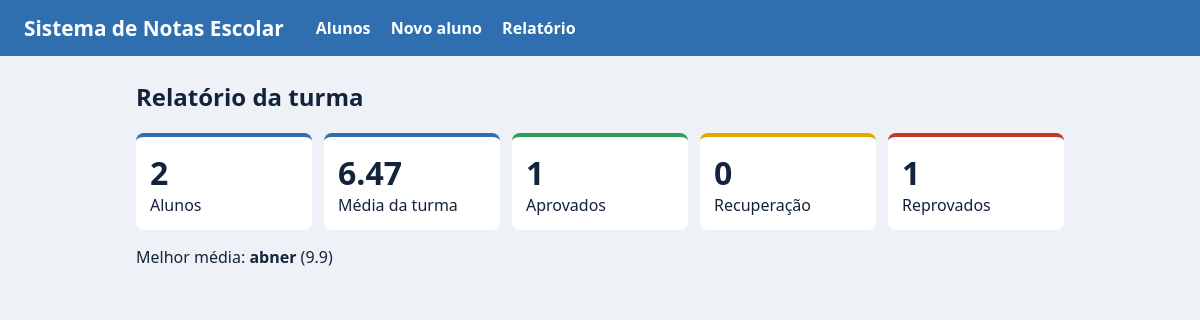
Page /relatorio on the earlier database version.
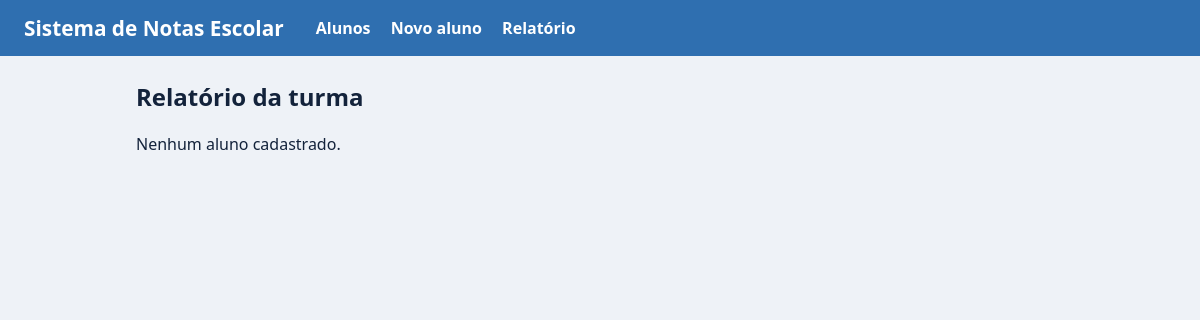
Same page on the later database version.
### tables this page shows
CREATE TABLE alunos (
            id    INTEGER PRIMARY KEY AUTOINCREMENT,
            nome  TEXT NOT NULL,
            nota1 REAL NOT NULL,
            nota2 REAL NOT NULL
        );

### app.py (the view)
@app.route("/relatorio")
def relatorio():
    alunos = preparar(banco.listar_alunos())
    soma_medias = 0
    aprovados = 0
    recuperacao = 0
    reprovados = 0
    melhor = None
    for aluno in alunos:
        soma_medias += aluno["media"]
        if aluno["situacao"] == "Aprovado":
            aprovados += 1
        elif aluno["situacao"] == "Recuperação":
            recuperacao += 1
        else:
            reprovados += 1
        if melhor is None or aluno["media"] > melhor["media"]:
            melhor = aluno
    dados = {
        "total": len(alunos),
        "media_turma": soma_medias / len(alunos) if len(alunos) > 0 else 0,
        "aprovados": aprovados,
        "recuperacao": recuperacao,
        "reprovados": reprovados,
        "melhor": melhor,
    }
    return render_template("relatorio.html", dados=dados)

### app.py (called while the page is built)
def preparar(alunos):
    lista = []
    for id_aluno, nome, nota1, nota2 in alunos:
        media = utilidades.calcular_media(nota1, nota2)
        lista.append({
            "id": id_aluno,
            "nome": nome,
            "nota1": nota1,
            "nota2": nota2,
            "media": media,
            "situacao": utilidades.situacao(media),
            "classe": CLASSES[utilidades.situacao(media)],
        })
    return lista

### banco.py (called while the page is built)
def conectar():
    return sqlite3.connect(CAMINHO_BANCO)

def listar_alunos():
    conn = conectar()
    linhas = conn.execute(
        "SELECT id, nome, nota1, nota2 FROM alunos ORDER BY nome"
    ).fetchall()
    conn.close()
    return linhas

### utilidades.py (called while the page is built)
def calcular_media(nota1, nota2):
    return (nota1 + nota2) / 2

def situacao(media):
    if media >= 7:
        return "Aprovado"
    elif media >= 5:
        return "Recuperação"
    else:
        return "Reprovado"

### templates/relatorio.html
{% extends "base.html" %}
{% block conteudo %}
<h2>Relatório da turma</h2>
{% if dados.total == 0 %}
  <p>Nenhum aluno cadastrado.</p>
{% else %}
  <div class="cartoes">
    <div class="cartao"><span>{{ dados.total }}</span>Alunos</div>
    <div class="cartao"><span>{{ "%.2f"|format(dados.media_turma) }}</span>Média da turma</div>
    <div class="cartao aprovado"><span>{{ dados.aprovados }}</span>Aprovados</div>
    <div class="cartao recuperacao"><span>{{ dados.recuperacao }}</span>Recuperação</div>
    <div class="cartao reprovado"><span>{{ dados.reprovados }}</span>Reprovados</div>
  </div>
  <p>Melhor média: <strong>{{ dados.melhor.nome }}</strong> ({{ "%.1f"|format(dados.melhor.media) }})</p>
{% endif %}
{% endblock %}

Differences in the rows shown:
removed alunos: melhor.nome "abner"
Other differences:
{{ dados.total }}: "2" → (not shown)
{{ "%.2f"|format(dados.media_turma) }}: "6.47" → (not shown)
{{ dados.aprovados }}: "1" → (not shown)
{{ dados.recuperacao }}: "0" → (not shown)
{{ dados.reprovados }}: "1" → (not shown)
{{ "%.1f"|format(dados.melhor.media) }}: "9.9" → (not shown)
text no longer shown: "Alunos Média da turma Aprovados Recuperação Reprovados Melhor média: ( )"
text now shown: "Nenhum aluno cadastrado."
